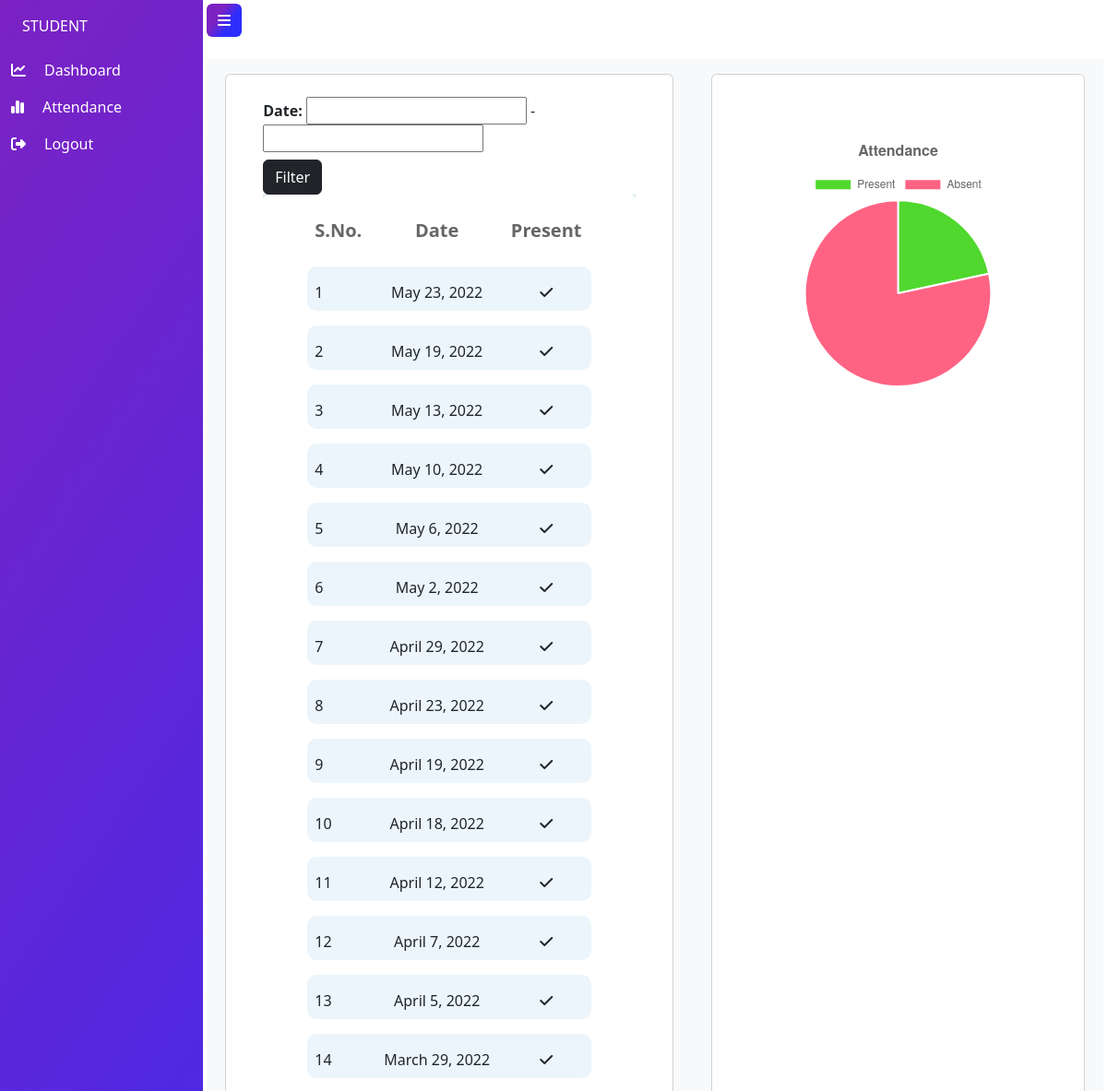
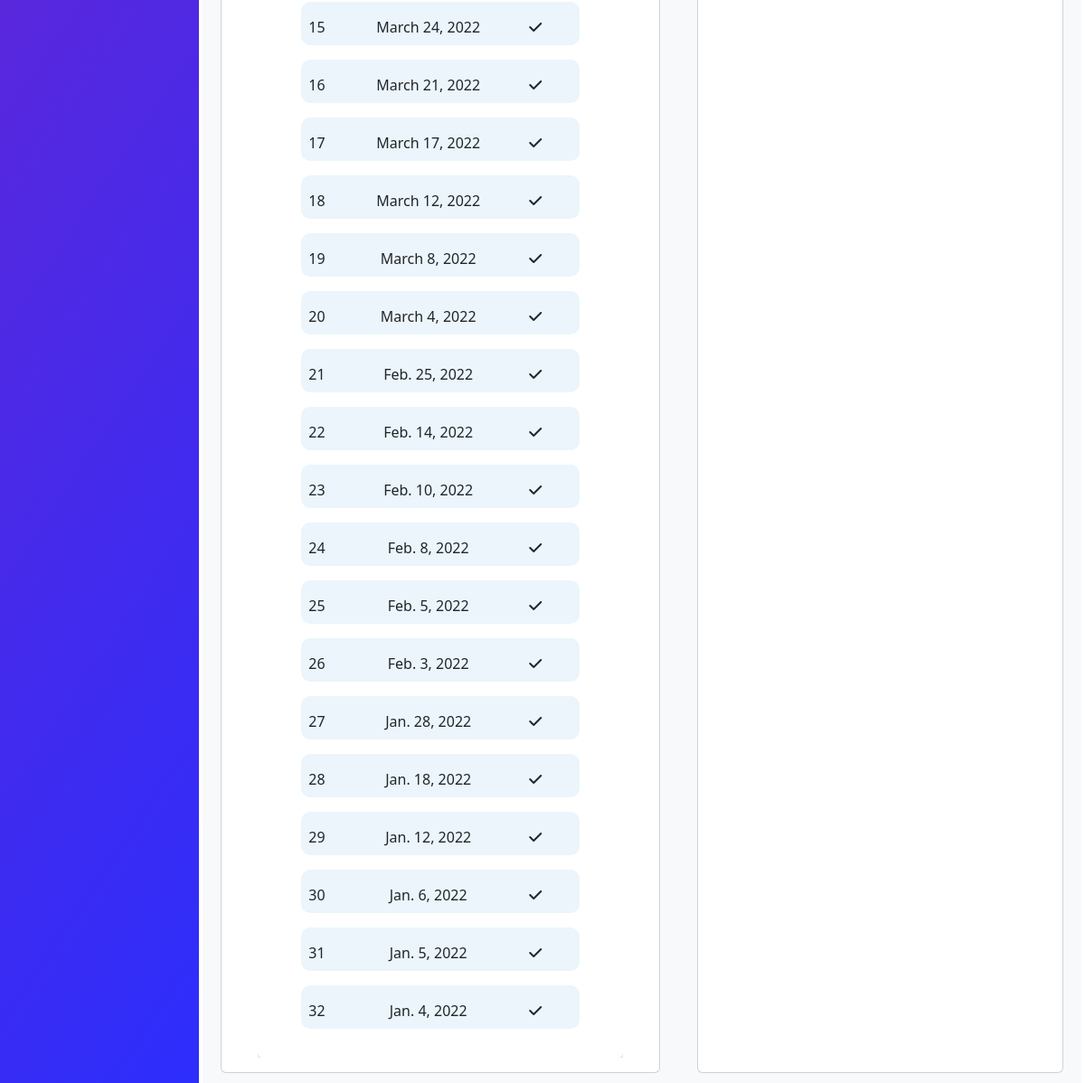
Screenshot of /student/attendance/ (signed in) with the database file from the repository (2 pictures, top to bottom).
### authentication/models.py (models this page shows, shortened)
class Attendance(models.Model):
    student = models.ForeignKey(Student, on_delete=models.CASCADE)
    date = models.DateField(default=datetime.date.today)
    present = models.BooleanField(default=False)
    class Meta:
        ordering = ["-date"]

### authentication/student_views.py (the view)
# urls.py: path("student/attendance/", student_views.student_attendance, name="student_attendance"),
def student_attendance(request):
    student = get_object_or_404(Student, user=request.user)
    attendance_list = Attendance.objects.filter(student=student).exclude(date__week_day__in=[1])
    filter = StudentAttendanceFilter(request.GET, queryset=attendance_list)
    attendance_list = filter.qs
    present_count = attendance_list.filter(present=True).count()
    end_date = request.GET.get("date_before", "")
    if end_date != "":
        end_date = datetime.date.fromisoformat(end_date)
    else:
        end_date = datetime.date.today()
    start_date = request.GET.get("date_after", "")
    if start_date != "":
        start_date = datetime.date.fromisoformat(start_date)
    else:
        start_date = datetime.date.fromisoformat("2022-01-02")
    total_days = (end_date - start_date).days + 1
    absent_count = total_days - present_count
    print(total_days, present_count, absent_count)
    context = {
        "attendance_list": attendance_list,
        "filter": filter,
        "present_count": present_count,
        "absent_count": absent_count,
    }
    return render(request, "student_templates/attendance.html", context)

### templates/student_templates/attendance.html (shortened to what this page needs)
{% extends "student_templates/base.html" %}
{% load static %}
{% block content %}
<div class="container bg-light mt-3">
  <div class="row d-flex justify-content-around">
    <div class="col-lg-6 col-md-12 card ml-4 my-3">
      <div class="card-body">
      <div class="container">
        <form method="GET" autocomplete="off">
          <div class="mt-2">
            <div class="d-flex flex-row input-group input-daterange">
              {% for field in filter.form %}
              <div><b>{{field.label_tag}}</b> {{field}}</div>
              {% endfor %}
            </div>
            <button type="submit" class="btn btn-dark mt-2">Filter</button>
          </div>
        </form>
      </div>
      <div class="container">
        <section class="table-section">
          <div class="container mt-0 pt-0 rounded bg-white px-md-5">
            <div class="table-responsive">
                  <table
                    class="table"
                    id="table"
                    data-toggle="table"
                    data-pagination="true"
                  >
                    <thead>
                      <tr>
                          <th data-field="s.no.">S.No.</th>
                        <th
                          class="text-center"
                          data-sortable="true"
                          data-field="date"
                        >
                          Date
                        </th>
                        <th
                          class="text-center"
                          data-sortable="true"
                          data-field="present"
                        >
                          Present
                        </th>
                      </tr>
                    </thead>
                    <tbody>
                      {% for attendance in attendance_list %}
                      <tr class="bg-blue">
                        <td class="pt-3">{{forloop.counter}}</td>
                        <td class="pt-3 text-center">{{attendance.date}}</td>
                        <td class="pt-3 text-center">
                            {% if attendance.present %}
                            <i class="fa-solid fa-check"></i>
                            {% else %}
                            <i class="fa-solid fa-xmark"></i>
                            {% endif %}
                        </td>
                      </tr>
                      {% endfor %}
                    </tbody>
                  </table>
            </div>
          </div>
        </section>
      </div>
      </div>
    </div>
    <div class="col-lg-5 col-md-8 col-sm-12 p-lg-5 p-md-3 card my-3">
      <div class="card-body">
        <canvas id="myChart" width="100" height="100"></canvas>
      </div>
    </div>
  </div>
</div>
<script type="text/javascript">
  $(document).ready(function () {
    $(".input-daterange").datepicker({
      format: "yyyy-mm-dd",
      todayHighlight: true,
    });
  });
    const ctx = document.getElementById("myChart").getContext("2d");
    const myChart = new Chart(ctx, {
    type: 'pie',
    data: {
        labels: ["Present","Absent"],
        datasets: [{
            label: 'Attendance',
            data: [ {{present_count}},{{absent_count}} ],
            backgroundColor: [
              'rgb(80,216,46)',
              'rgb(255, 99, 132)'
            ],
            hoverOffset: 4
        }],
        },
    options: {
        plugins: {
            title: {
                display: true,
                text: 'Attendance',
                font: {
                    size: 16
                }
            }
        }
    }
    });
</script>
{% endblock content %}

### templates/student_templates/base.html (shortened to what this page needs)
<!DOCTYPE html>
<html lang="en">
  <head>
    {% load static %}
    <link href="https://cdn.jsdelivr.net/npm/bootstrap@5.2.0-beta1/dist/css/bootstrap.min.css" rel="stylesheet">
    <link rel="stylesheet" href="https://unpkg.com/bootstrap-table@1.20.2/dist/bootstrap-table.min.css">
    <link rel="stylesheet" href="https://cdnjs.cloudflare.com/ajax/libs/bootstrap-datepicker/1.9.0/css/bootstrap-datepicker.css">
    <link rel="stylesheet" type="text/css" href= {% static 'css/main.css' %}>
  </head>
  <body>
    {% include 'student_templates/sidemenu.html' %}
    <div class="p-1 my-container active-cont">
      <a class="btn btn-md border-0 m-lg-0" id="menu-btn">
        <i class="fa-solid fa-bars"></i>
      </a>
      <div class="container px-0 pt-2">
      {% block content %}
      {% endblock content %}
      </div>
    </div>
  </body>
</html>

### templates/student_templates/sidemenu.html
<div class="side-navbar active-nav d-flex justify-content-between flex-wrap flex-column" id="sidebar">
  <ul class="nav flex-column text-white w-100">
    <a href={% url 'student_home' %} class="nav-link text-white text-uppercase justify-content-center m-2">
      Student
    </a>
    <li>
      <a href={% url 'student_home' %} class="list-group-item list-group-item-action p-2 ripple" aria-current="true">
        <i class="fa-solid fa-chart-line me-3 px-1"></i><span>Dashboard</span>
      </a>
    </li>
    <li>
      <a href={% url 'student_attendance' %} class="list-group-item list-group-item-action p-2 ripple">
        <i class="fa-solid fa-chart-simple me-3 px-1"></i><span>Attendance</span>
      </a>
    </li>
    <li>
      <a href={% url 'logout' %} class="list-group-item list-group-item-action p-2 ripple">
        <i class="fa-solid fa-right-from-bracket me-3 px-1"></i><span>Logout</span></a>
    </li>
  </ul>
</div>

### attendance_management/static/css/main.css (style rules this page uses)
.side-navbar { width: 220px; height: 100%; position: fixed; margin-left: -300px; background: rgb(123,34,195); background: linear-gradient(124deg, rgba(123,34,195,1) 0%, rgba(45,46,253,1) 100%); transition: 0.5s; }
.my-container { transition: 0.4s; }
.active-nav { margin-left: 0; }
.active-cont { margin-left: 220px; }
#menu-btn { background: rgb(123,34,195); background: linear-gradient(124deg, rgba(123,34,195,1) 35%, rgba(45,46,253,1) 65%); color: #fff; top: 0px; }
table { border-collapse: separate; border-spacing: 0 1em; }
.table-section { background-color: #d9ecf2; color: #666; }
thead { font-weight: bolder; font-size: 20px; color: #666; }
.bg-blue { background-color: #EBF5FB; border-radius: 8px; }
.table thead th,.table td { border: none; }
.table tbody td:first-child { border-bottom-left-radius: 10px; border-top-left-radius: 10px; }
.table tbody td:last-child { border-bottom-right-radius: 10px; border-top-right-radius: 10px; }

### rows the page displays
Attendance: date "May 23, 2022", present True (drawn)
Attendance: date "May 19, 2022", present True (drawn)
Attendance: date "May 13, 2022", present True (drawn)
Attendance: date "May 10, 2022", present True (drawn)
Attendance: date "May 6, 2022", present True (drawn)
Attendance: date "May 2, 2022", present True (drawn)
Attendance: date "April 29, 2022", present True (drawn)
Attendance: date "April 23, 2022", present True (drawn)
Attendance: date "April 19, 2022", present True (drawn)
Attendance: date "April 18, 2022", present True (drawn)
Attendance: date "April 12, 2022", present True (drawn)
Attendance: date "April 7, 2022", present True (drawn)
Attendance: date "April 5, 2022", present True (drawn)
Attendance: date "March 29, 2022", present True (drawn)
Attendance: date "March 24, 2022", present True (drawn)
Attendance: date "March 21, 2022", present True (drawn)
Attendance: date "March 17, 2022", present True (drawn)
Attendance: date "March 12, 2022", present True (drawn)
Attendance: date "March 8, 2022", present True (drawn)
Attendance: date "March 4, 2022", present True (drawn)
Attendance: date "Feb. 25, 2022", present True (drawn)
Attendance: date "Feb. 14, 2022", present True (drawn)
Attendance: date "Feb. 10, 2022", present True (drawn)
Attendance: date "Feb. 8, 2022", present True (drawn)
Attendance: date "Feb. 5, 2022", present True (drawn)
Attendance: date "Feb. 3, 2022", present True (drawn)
Attendance: date "Jan. 28, 2022", present True (drawn)
Attendance: date "Jan. 18, 2022", present True (drawn)
Attendance: date "Jan. 12, 2022", present True (drawn)
Attendance: date "Jan. 6, 2022", present True (drawn)
Attendance: date "Jan. 5, 2022", present True (drawn)
Attendance: date "Jan. 4, 2022", present True (drawn)

### other values shown
{{ field.label_tag }} "Date:"
chart data {{ present_count }} 32
chart data {{ absent_count }} 116
